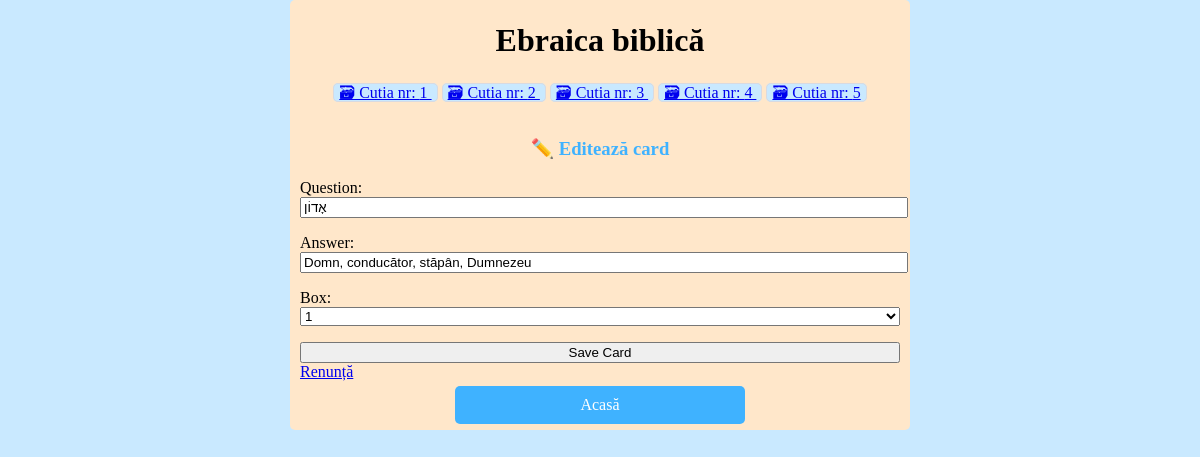
Page /cards/edit/3 on the committed database.
### cards/models.py (models this page shows, shortened)
class Card(models.Model):
    question = models.CharField(max_length=100)
    answer = models.CharField(max_length=1000)
    box = models.IntegerField(
        choices=zip(BOXES, BOXES),
        default=BOXES[0],
    )
    date_created = models.DateTimeField(auto_now_add=True)
    user = models.ForeignKey(User, on_delete=models.CASCADE, related_name='cards' )

### cards/views.py (the view)
# urls.py: path("edit/<int:pk>", views.CardUpdateView.as_view(), name="card-update"),
class CardUpdateView(CardCreateView, UpdateView):
    success_url = reverse_lazy("card-list")

### cards/templatetags/cards_tags.py (called while the page is built)
@register.inclusion_tag("cards/box_links.html")
def boxes_as_links():
    boxes = []
    for box_num in BOXES:
        card_count = Card.objects.filter(box=box_num).count()
        boxes.append({
            "number": box_num,
            "card_count": card_count,
        })
    return {"boxes": boxes}

### cards/templates/cards/card_form.html (shortened to what this page needs)
{% extends "cards/base.html" %}
{% block content %}
    {% if card %}
        <h3>✏️ Editează card</h3>
    {% else %}
        <h2>✨ Creaza card nou</h2>
    {% endif %}
    <form method="post">
        {{ form.as_p }}
        <input type="submit" value="Save Card">
    </form>
    <a href="{% url 'card-list' %}">
        Renunță
    </a>
{% endblock %}

### static/css/style.css (style rules this page uses)
:root { --accent: #39383b; --accent-bg: white; --bg: #fff; --text: #212121; --text-light: #585858; --border: #d8dae1; --code: #373637; --preformatted: #444; }
body { background-color: #c9e9ff; margin: 0; padding: 0; }
h3 { margin-top: 12px; color: #3fb2ff; text-align: center; }
input, select, textarea { width: 100%; }

### rows in the picture
Card: question "אָדוֹן", answer "Domn, conducător, stăpân, Dumnezeu", box "1"

### other values in the picture
{{ box.number }} "1" "2" "3" "4" "5"
